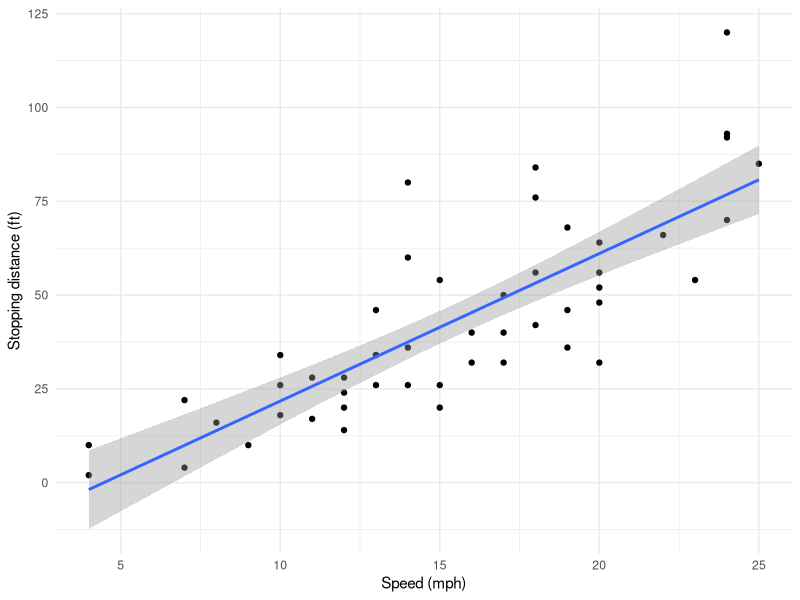
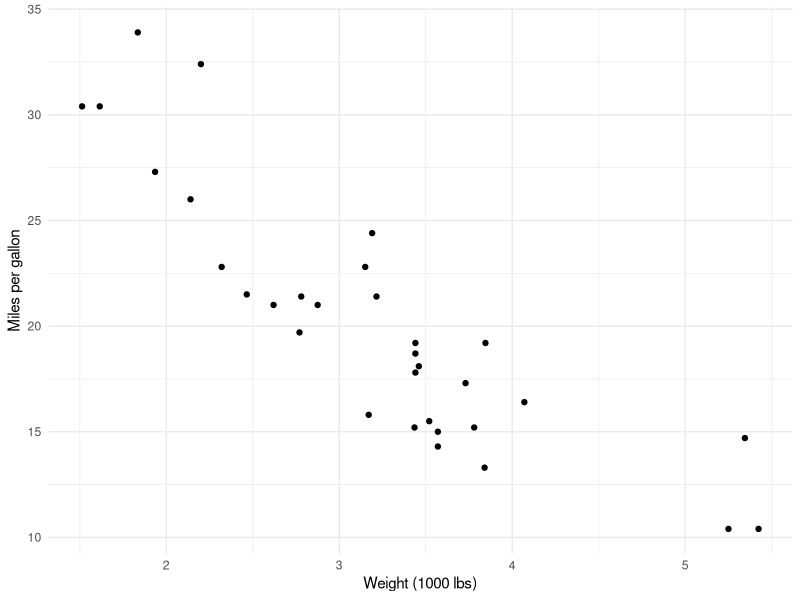

These figures' R source, in order:
# Plots for NMBU-example-latex.tex. Same code and size as the chunks in
# NMBU-example-quarto.qmd, so both example decks show identical figures.
# Run from the repo root: Rscript figs/make-figures.R

library(ggplot2)

stopping_distance <- ggplot(cars, aes(speed, dist)) +
  geom_point() +
  geom_smooth(method = "lm", formula = y ~ x) +
  labs(x = "Speed (mph)", y = "Stopping distance (ft)") +
  theme_minimal()
ggsave("figs/stopping-distance.pdf", stopping_distance, width = 5.5, height = 2.6)

mpg_weight <- ggplot(mtcars, aes(wt, mpg)) +
  geom_point() +
  labs(x = "Weight (1000 lbs)", y = "Miles per gallon") +
  theme_minimal()
ggsave("figs/mpg-weight.pdf", mpg_weight, width = 3, height = 2.6)
